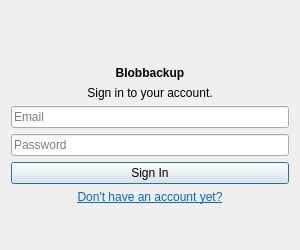
<?xml version="1.0" encoding="UTF-8"?>
<ui version="4.0">
 <class>LoginDialog</class>
 <widget class="QDialog" name="LoginDialog">
  <property name="geometry">
   <rect>
    <x>0</x>
    <y>0</y>
    <width>300</width>
    <height>250</height>
   </rect>
  </property>
  <property name="minimumSize">
   <size>
    <width>300</width>
    <height>250</height>
   </size>
  </property>
  <property name="windowTitle">
   <string>Sign In - Blobbackup</string>
  </property>
  <layout class="QVBoxLayout" name="verticalLayout">
   <item>
    <spacer name="verticalSpacer">
     <property name="orientation">
      <enum>Qt::Vertical</enum>
     </property>
     <property name="sizeHint" stdset="0">
      <size>
       <width>20</width>
       <height>40</height>
      </size>
     </property>
    </spacer>
   </item>
   <item>
    <widget class="QLabel" name="logo_label">
     <property name="text">
      <string/>
     </property>
     <property name="alignment">
      <set>Qt::AlignCenter</set>
     </property>
    </widget>
   </item>
   <item>
    <widget class="QLabel" name="label_2">
     <property name="font">
      <font>
       <weight>75</weight>
       <bold>true</bold>
      </font>
     </property>
     <property name="text">
      <string>Blobbackup</string>
     </property>
     <property name="alignment">
      <set>Qt::AlignCenter</set>
     </property>
    </widget>
   </item>
   <item>
    <widget class="QLabel" name="label_3">
     <property name="text">
      <string>Sign in to your account.</string>
     </property>
     <property name="alignment">
      <set>Qt::AlignCenter</set>
     </property>
    </widget>
   </item>
   <item>
    <widget class="QLineEdit" name="email_line_edit">
     <property name="placeholderText">
      <string>Email</string>
     </property>
    </widget>
   </item>
   <item>
    <widget class="QLineEdit" name="password_line_edit">
     <property name="echoMode">
      <enum>QLineEdit::Password</enum>
     </property>
     <property name="placeholderText">
      <string>Password</string>
     </property>
    </widget>
   </item>
   <item>
    <widget class="QPushButton" name="sign_in_button">
     <property name="text">
      <string>Sign In</string>
     </property>
    </widget>
   </item>
   <item>
    <widget class="QLabel" name="register_button">
     <property name="styleSheet">
      <string notr="true">color: blue;
text-decoration: underline;</string>
     </property>
     <property name="text">
      <string>&lt;html&gt;&lt;head/&gt;&lt;body&gt;&lt;p&gt;&lt;a href=&quot;https://blobbackup.com&quot;&gt;&lt;span style=&quot; text-decoration: underline; color:#0068da;&quot;&gt;Don't have an account yet?&lt;/span&gt;&lt;/a&gt;&lt;/p&gt;&lt;/body&gt;&lt;/html&gt;</string>
     </property>
     <property name="textFormat">
      <enum>Qt::RichText</enum>
     </property>
     <property name="alignment">
      <set>Qt::AlignCenter</set>
     </property>
    </widget>
   </item>
   <item>
    <spacer name="verticalSpacer_2">
     <property name="orientation">
      <enum>Qt::Vertical</enum>
     </property>
     <property name="sizeHint" stdset="0">
      <size>
       <width>20</width>
       <height>40</height>
      </size>
     </property>
    </spacer>
   </item>
  </layout>
 </widget>
 <resources/>
 <connections/>
</ui>
